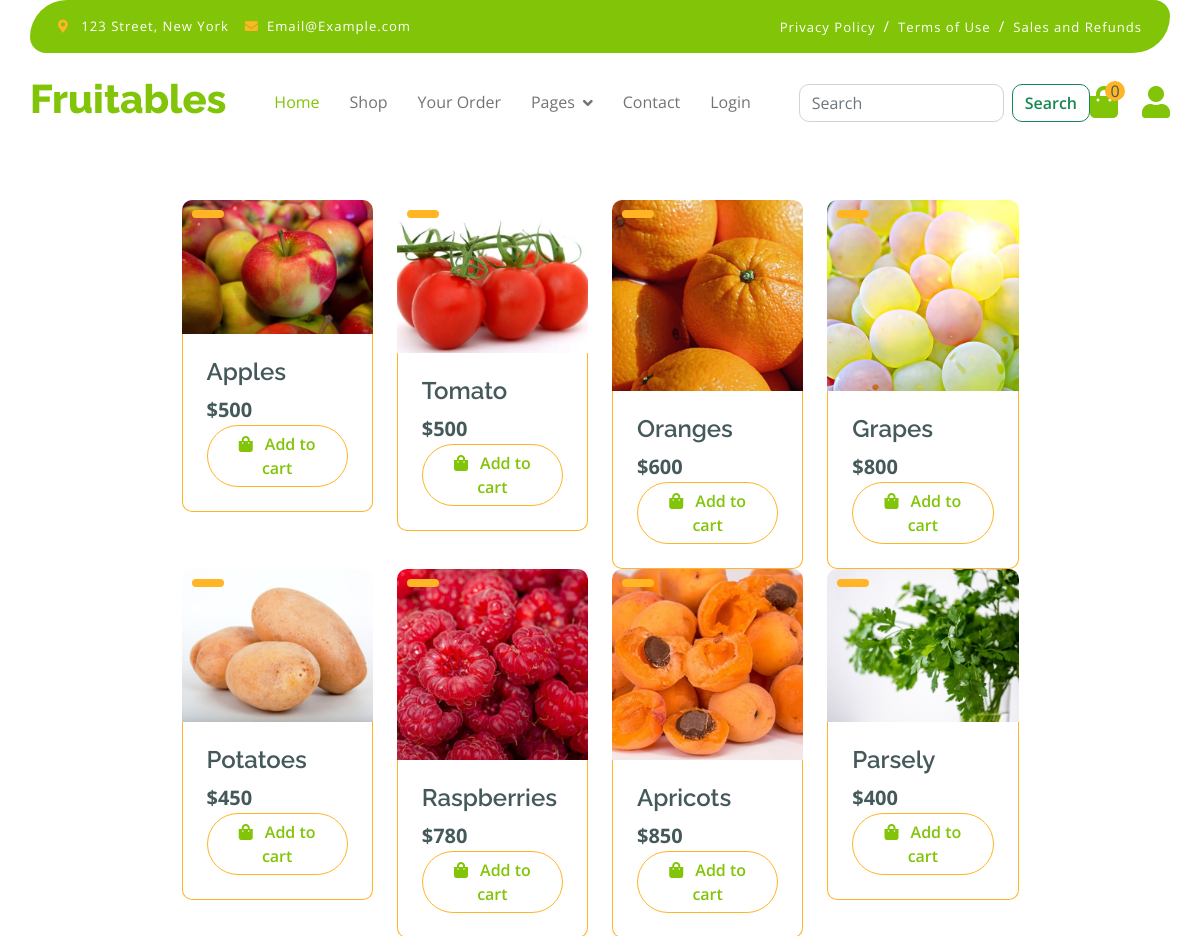
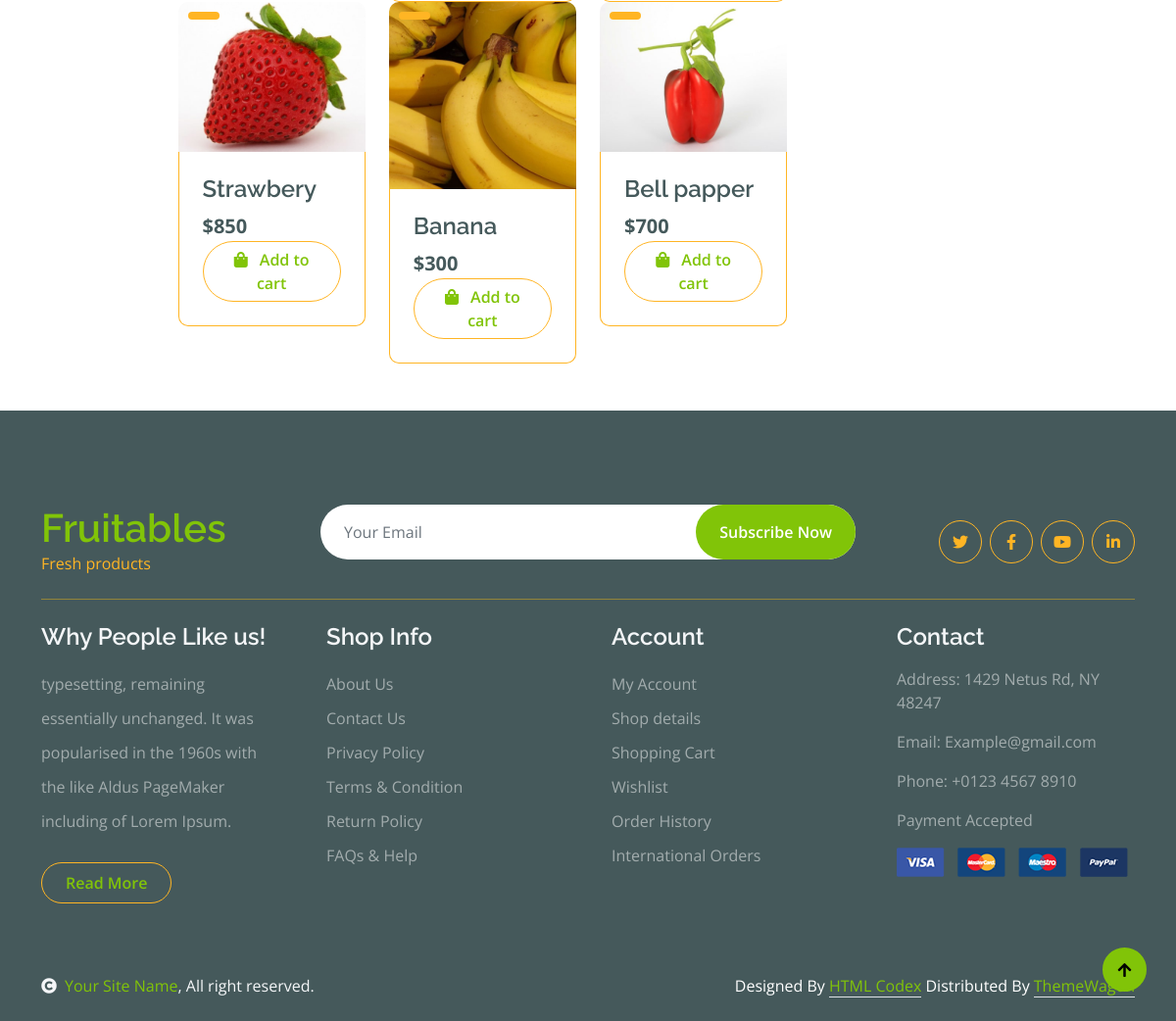
The app's page /search/ with its own data (2 pictures, top to bottom).
### fruit_appnew/models.py (models this page shows, shortened)
class prdct(models.Model):
    category = models.ForeignKey(categories,on_delete=models.CASCADE)
    Sub_category = models.ForeignKey(sub_category,on_delete=models.CASCADE)
    image = models.ImageField(upload_to='static/img')
    name = models.CharField(max_length=100)
    price = models.IntegerField()
    date = models.DateField(auto_now_add=True)

### fruit_appnew/views.py (the view)
# urls.py: path('search/', views.search, name='search')
def search(request):
    query = request.GET.get('query', '')  # Get the 'query' parameter from GET request with default value ''
    if query:
        product = prdct.objects.filter(name__icontains=query)
    else:
        product = prdct.objects.all()
    context = {'product': product}
    return render(request, "search.html", context)

### templates/search.html (shortened to what this page needs)
{% extends 'headerfooter.html' %}
{% block content %}
<div class="container" style="margin-top:200px; display: flex;  justify-content: center;"  >
<div class="col-lg-9">
    <div class="row">
        {% for prod in product %}
        <div class="col-md-6 col-lg-4 col-xl-3">
            <div class="rounded position-relative fruite-item">
                <div class="fruite-img">
                    <img src="{{ prod.image.url }}" class="img-fluid w-100 rounded-top" alt="">
                </div>
                <div class="text-white bg-secondary px-3 py-1 rounded position-absolute" style="top: 10px; left: 10px;">{{ prod.title }}</div>
                <div class="p-4 border border-secondary border-top-0 rounded-bottom">
                    <h4>{{ prod.name }}</h4>
                    <div class="d-flex justify-content-between flex-lg-wrap">
                        <p class="text-dark fs-5 fw-bold mb-0">${{ prod.price }}</p>
                        <a href="{% url 'cart_add' prod.id %}" class="btn border border-secondary rounded-pill px-3 text-primary"><i class="fa fa-shopping-bag me-2 text-primary"></i> Add to cart</a>
                    </div>
                </div>
            </div>
        </div>
        {% endfor %}
    </div>
</div>
</div>
{% endblock %}

### static/css/style.css (style rules this page uses)
.btn { font-weight: 600; transition: .5s; }
.btn.border-secondary { transition: 0.5s; }

### records on screen
prdct: image (picture), name "Apples", price "500"
prdct: image (picture), name "Tomato", price "500"
prdct: image (picture), name "Oranges", price "600"
prdct: image (picture), name "Grapes", price "800"
prdct: image (picture), name "Potatoes", price "450"
prdct: image (picture), name "Raspberries", price "780"
prdct: image (picture), name "Apricots", price "850"
prdct: image (picture), name "Parsely", price "400"
prdct: image (picture), name "Strawbery", price "850"
prdct: image (picture), name "Banana", price "300"
prdct: image (picture), name "Bell papper", price "700"

### other values on screen
{{ request.session.cart|length }} "0"
